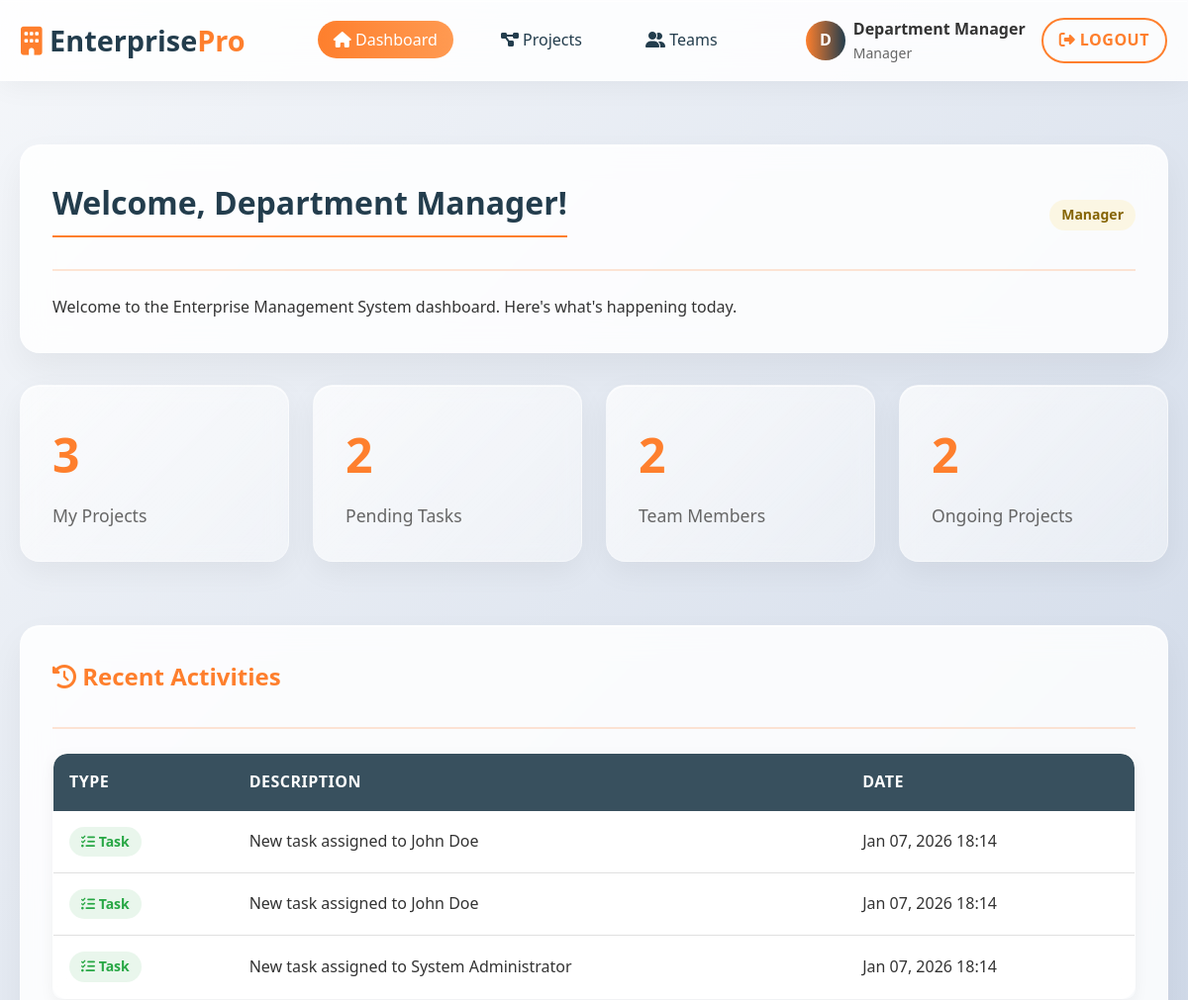
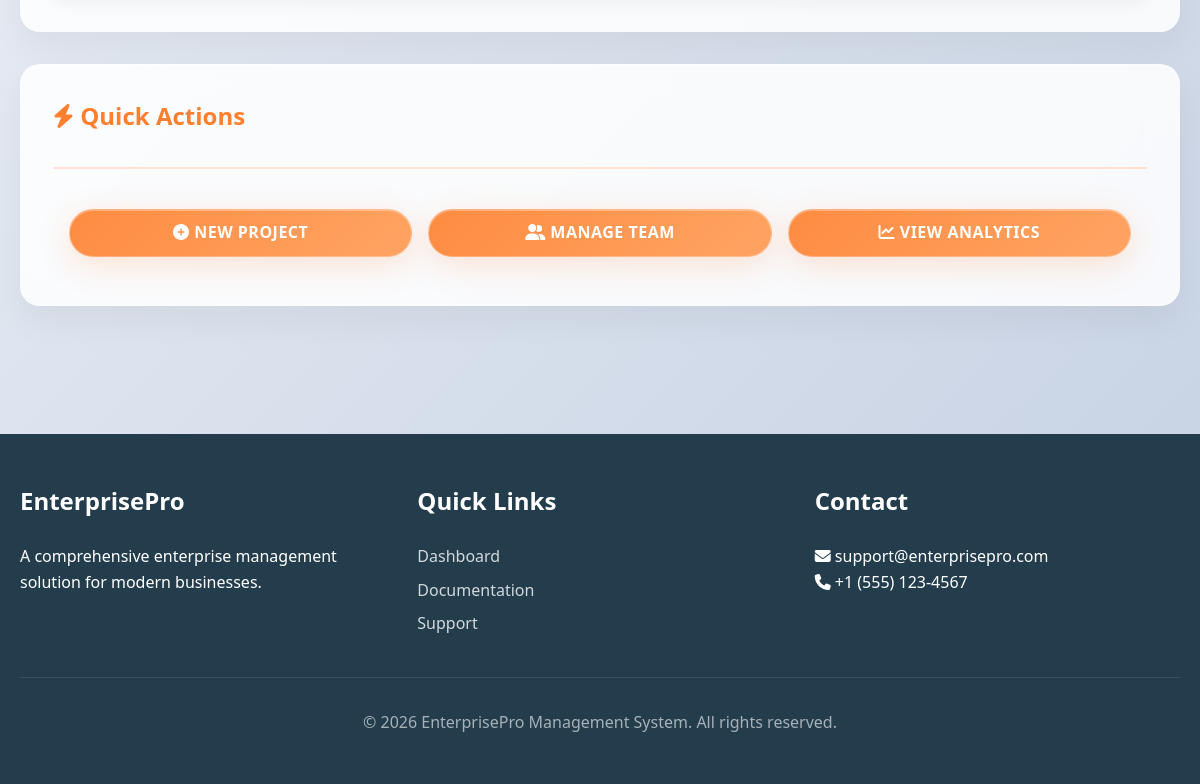
The app's page /dashboard.php (signed in) with its own data (2 pictures, top to bottom).
### tables this page shows
CREATE TABLE tasks (
    id INT PRIMARY KEY AUTO_INCREMENT,
    title VARCHAR(100) NOT NULL,
    description TEXT,
    project_id INT,
    assigned_to INT,
    assigned_by INT,
    priority ENUM('low', 'medium', 'high', 'urgent') DEFAULT 'medium',
    status ENUM('pending', 'in_progress', 'completed', 'deferred') DEFAULT 'pending',
    due_date DATE,
    completed_at TIMESTAMP NULL,
    created_at TIMESTAMP DEFAULT CURRENT_TIMESTAMP
);

### includes/security.php (called while the page is built, shortened)
<?php
class Security {
    public static function escapeOutput($data) {
        return htmlspecialchars($data, ENT_QUOTES | ENT_HTML5, 'UTF-8');
    }
}
?>

### dashboard.php (the view, shortened to what this page needs)
<?php
require_once 'includes/security.php';
$db = Database::getInstance()->getConnection();
$user_id = $_SESSION['user_id'];
$user_role = $_SESSION['role'];
$full_name = $_SESSION['full_name'];
$stats = [];
switch ($user_role) {
    case 'manager':
        $stmt = $db->prepare("SELECT COUNT(*) as total FROM projects WHERE manager_id = ?");
        $stmt->execute([$user_id]);
        $stats['my_projects'] = $stmt->fetch()['total'];
        $stmt = $db->prepare("SELECT COUNT(*) as total FROM tasks t JOIN projects p ON t.project_id = p.id WHERE p.manager_id = ? AND t.status = 'pending'");
        $stmt->execute([$user_id]);
        $stats['pending_tasks'] = $stmt->fetch()['total'];
        $stmt = $db->prepare("SELECT COUNT(DISTINCT assigned_to) as total FROM tasks t JOIN projects p ON t.project_id = p.id WHERE p.manager_id = ?");
        $stmt->execute([$user_id]);
        $stats['team_members'] = $stmt->fetch()['total'];
        $stmt = $db->prepare("SELECT COUNT(*) as total FROM projects WHERE manager_id = ? AND status = 'ongoing'");
        $stmt->execute([$user_id]);
        $stats['ongoing_projects'] = $stmt->fetch()['total'];
        break;
}
$activities = [];
switch ($user_role) {
    case 'manager':
        $stmt = $db->prepare("
            SELECT 'task' as type, t.title, u.full_name, CONCAT('New task assigned to ', u.full_name) as description, t.created_at
            FROM tasks t
            JOIN users u ON t.assigned_to = u.id
            JOIN projects p ON t.project_id = p.id
            WHERE p.manager_id = ?
            ORDER BY t.created_at DESC
            LIMIT 5
        ");
        $stmt->execute([$user_id]);
        $activities = $stmt->fetchAll();
        break;
}
?>
<!DOCTYPE html>
<html lang="en">
<head>
    <link rel="stylesheet" href="css/style.css">
    <link rel="stylesheet" href="css/glass.css">
    <link rel="stylesheet" href="https://cdnjs.cloudflare.com/ajax/libs/font-awesome/6.4.0/css/all.min.css">
</head>
<body>
    <nav class="navbar glass-navbar">
        <div class="navbar-container">
            <a href="dashboard.php" class="navbar-brand">
                <i class="fas fa-building" style="color: #fe7f2d;"></i> Enterprise<span>Pro</span>
            </a>
            <ul class="navbar-nav">
                <li><a href="dashboard.php" class="nav-link active"><i class="fas fa-home"></i> Dashboard</a></li>
                <?php if ($user_role === 'admin'): ?>
                    <li><a href="modules/admin/users.php" class="nav-link"><i class="fas fa-users"></i> Users</a></li>
                    <li><a href="modules/admin/reports.php" class="nav-link"><i class="fas fa-chart-bar"></i> Reports</a></li>
                <?php elseif ($user_role === 'manager'): ?>
                    <li><a href="modules/manager/projects.php" class="nav-link"><i class="fas fa-project-diagram"></i> Projects</a></li>
                    <li><a href="modules/manager/teams.php" class="nav-link"><i class="fas fa-user-friends"></i> Teams</a></li>
                <?php else: ?>
                    <li><a href="modules/employee/tasks.php" class="nav-link"><i class="fas fa-tasks"></i> Tasks</a></li>
                    <li><a href="modules/employee/profile.php" class="nav-link"><i class="fas fa-user-circle"></i> Profile</a></li>
                <?php endif; ?>
            </ul>
            <div class="user-menu">
                <div class="user-info">
                    <div class="user-avatar">
                        <?php echo strtoupper(substr($full_name, 0, 1)); ?>
                    </div>
                    <div>
                        <div style="font-weight: 600;"><?php echo Security::escapeOutput($full_name); ?></div>
                        <div style="font-size: 0.875rem; color: #666;"><?php echo ucfirst($user_role); ?></div>
                    </div>
                </div>
                <a href="logout.php" class="btn btn-outline" style="padding: 8px 16px;">
                    <i class="fas fa-sign-out-alt"></i> Logout
                </a>
            </div>
        </div>
    </nav>
    <main class="dashboard">
        <div class="container">
            <div class="card glass-card fade-in" style="margin-top: 2rem;">
                <div class="card-header">
                    <h2>Welcome, <?php echo Security::escapeOutput($full_name); ?>!</h2>
                    <span class="badge <?php
                        echo $user_role === 'admin' ? 'badge-danger' :
                             ($user_role === 'manager' ? 'badge-warning' : 'badge-info');
                    ?>">
                        <?php echo ucfirst($user_role); ?>
                    </span>
                </div>
                <p>Welcome to the Enterprise Management System dashboard. Here's what's happening today.</p>
            </div>
            <div class="stats-grid">
                <?php foreach ($stats as $key => $value): ?>
                    <div class="card glass-stat fade-in">
                        <div class="stat-number"><?php echo $value; ?></div>
                        <div class="stat-label">
                            <?php
                            $labels = [
                                'total_users' => 'Total Users',
                                'total_projects' => 'Total Projects',
                                'total_departments' => 'Departments',
                                'pending_tasks' => 'Pending Tasks',
                                'my_projects' => 'My Projects',
                                'team_members' => 'Team Members',
                                'ongoing_projects' => 'Ongoing Projects',
                                'total_tasks' => 'Total Tasks',
                                'in_progress_tasks' => 'In Progress',
                                'completed_tasks' => 'Completed Tasks'
                            ];
                            echo $labels[$key] ?? ucwords(str_replace('_', ' ', $key));
                            ?>
                        </div>
                    </div>
                <?php endforeach; ?>
            </div>
            <div class="card glass-card fade-in">
                <div class="card-header">
                    <h3><i class="fas fa-history"></i> Recent Activities</h3>
                </div>
                <div class="table-container">
                    <table class="table glass-table">
                        <thead>
                            <tr>
                                <th>Type</th>
                                <th>Description</th>
                                <th>Date</th>
                            </tr>
                        </thead>
                        <tbody>
                            <?php if (empty($activities)): ?>
                                <tr>
                                    <td colspan="3" style="text-align: center; padding: 2rem;">
                                        <i class="fas fa-info-circle" style="color: #666; margin-right: 0.5rem;"></i>
                                        No recent activities found.
                                    </td>
                                </tr>
                            <?php else: ?>
                                <?php foreach ($activities as $activity): ?>
                                    <tr>
                                        <td>
                                            <span class="badge <?php
                                                echo $activity['type'] === 'user' ? 'badge-info' : 'badge-success';
                                            ?>">
                                                <i class="fas fa-<?php echo $activity['type'] === 'user' ? 'user' : 'tasks'; ?>"></i>
                                                <?php echo ucfirst($activity['type']); ?>
                                            </span>
                                        </td>
                                        <td><?php echo Security::escapeOutput($activity['description']); ?></td>
                                        <td><?php echo date('M d, Y H:i', strtotime($activity['created_at'] ?? $activity['activity_date'])); ?></td>
                                    </tr>
                                <?php endforeach; ?>
                            <?php endif; ?>
                        </tbody>
                    </table>
                </div>
            </div>
            <div class="card glass-card fade-in">
                <div class="card-header">
                    <h3><i class="fas fa-bolt"></i> Quick Actions</h3>
                </div>
                <div style="display: grid; grid-template-columns: repeat(auto-fit, minmax(200px, 1fr)); gap: 1rem; padding: 1rem;">
                    <?php if ($user_role === 'admin'): ?>
                        <a href="modules/admin/users.php?action=create" class="btn btn-primary glass-button">
                            <i class="fas fa-user-plus"></i> Add User
                        </a>
                        <a href="modules/admin/reports.php" class="btn btn-secondary glass-button">
                            <i class="fas fa-file-export"></i> Generate Report
                        </a>
                        <a href="#" class="btn btn-outline glass-button">
                            <i class="fas fa-cog"></i> System Settings
                        </a>
                    <?php elseif ($user_role === 'manager'): ?>
                        <a href="modules/manager/projects.php?action=create" class="btn btn-primary glass-button">
                            <i class="fas fa-plus-circle"></i> New Project
                        </a>
                        <a href="modules/manager/teams.php" class="btn btn-secondary glass-button">
                            <i class="fas fa-user-friends"></i> Manage Team
                        </a>
                        <a href="#" class="btn btn-outline glass-button">
                            <i class="fas fa-chart-line"></i> View Analytics
                        </a>
                    <?php endif; ?>
                </div>
            </div>
        </div>
    </main>
    <footer class="footer">
        <div class="container">
            <div class="footer-content">
                <div class="footer-section">
                    <h3>EnterprisePro</h3>
                    <p>A comprehensive enterprise management solution for modern businesses.</p>
                </div>
                <div class="footer-section">
                    <h3>Quick Links</h3>
                    <ul class="footer-links">
                        <li><a href="dashboard.php">Dashboard</a></li>
                        <li><a href="#">Documentation</a></li>
                        <li><a href="#">Support</a></li>
                    </ul>
                </div>
                <div class="footer-section">
                    <h3>Contact</h3>
                    <p><i class="fas fa-envelope"></i> support@enterprisepro.com</p>
                    <p><i class="fas fa-phone"></i> +1 (555) 123-4567</p>
                </div>
            </div>
            <div class="copyright">
                <p>&copy; <?php echo date('Y'); ?> EnterprisePro Management System. All rights reserved.</p>
            </div>
        </div>
    </footer>
</body>
</html>

### css/glass.css (style rules this page uses)
.glass-card { background: rgba(255, 255, 255, 0.85); backdrop-filter: blur(15px); -webkit-backdrop-filter: blur(15px); border-radius: 20px; border: 1px solid rgba(255, 255, 255, 0.3); box-shadow: 0 15px 35px rgba(0, 0, 0, 0.05), inset 0 1px 0 rgba(255, 255, 255, 0.8); transition: all 0.3s ease; }
.glass-button { background: linear-gradient( 135deg, rgba(254, 127, 45, 0.9), rgba(255, 154, 82, 0.9) ); backdrop-filter: blur(10px); -webkit-backdrop-filter: blur(10px); border: 1px solid rgba(255, 255, 255, 0.3); border-radius: 50px; color: white; box-shadow: 0 8px 32px rgba(254, 127, 45, 0.2), inset 0 1px 0 rgba(255, 255, 255, 0.3); transition: all 0.3s ease; }
.glass-navbar { background: rgba(255, 255, 255, 0.85); backdrop-filter: blur(20px); -webkit-backdrop-filter: blur(20px); border-bottom: 1px solid rgba(255, 255, 255, 0.3); box-shadow: 0 4px 30px rgba(0, 0, 0, 0.05), inset 0 1px 0 rgba(255, 255, 255, 0.8); }
.glass-stat { background: linear-gradient( 135deg, rgba(255, 255, 255, 0.7), rgba(255, 255, 255, 0.4) ); backdrop-filter: blur(10px); -webkit-backdrop-filter: blur(10px); border: 1px solid rgba(255, 255, 255, 0.3); border-radius: 20px; box-shadow: 0 10px 30px rgba(0, 0, 0, 0.05), inset 0 1px 0 rgba(255, 255, 255, 0.8); }
.glass-table { background: rgba(255, 255, 255, 0.9); backdrop-filter: blur(10px); -webkit-backdrop-filter: blur(10px); border-radius: 15px; overflow: hidden; border: 1px solid rgba(255, 255, 255, 0.3); }
.glass-table th { background: rgba(35, 61, 77, 0.9); backdrop-filter: blur(10px); color: white; }

### records on screen
tasks: type "Task", description "New task assigned to John Doe", created_at "Jan 07, 2026 18:14"
tasks: type "Task", description "New task assigned to John Doe", created_at "Jan 07, 2026 18:14"
tasks: type "Task", description "New task assigned to System Administrator", created_at "Jan 07, 2026 18:14"

### other values on screen
substr($full_name, 0, 1) "D"
Security::escapeOutput($full_name) "Department Manager"
$user_role "Manager"
$value "3"
$labels[$key] "My Projects"
$value "2"
$labels[$key] "Pending Tasks"
$labels[$key] "Team Members"
$labels[$key] "Ongoing Projects"
